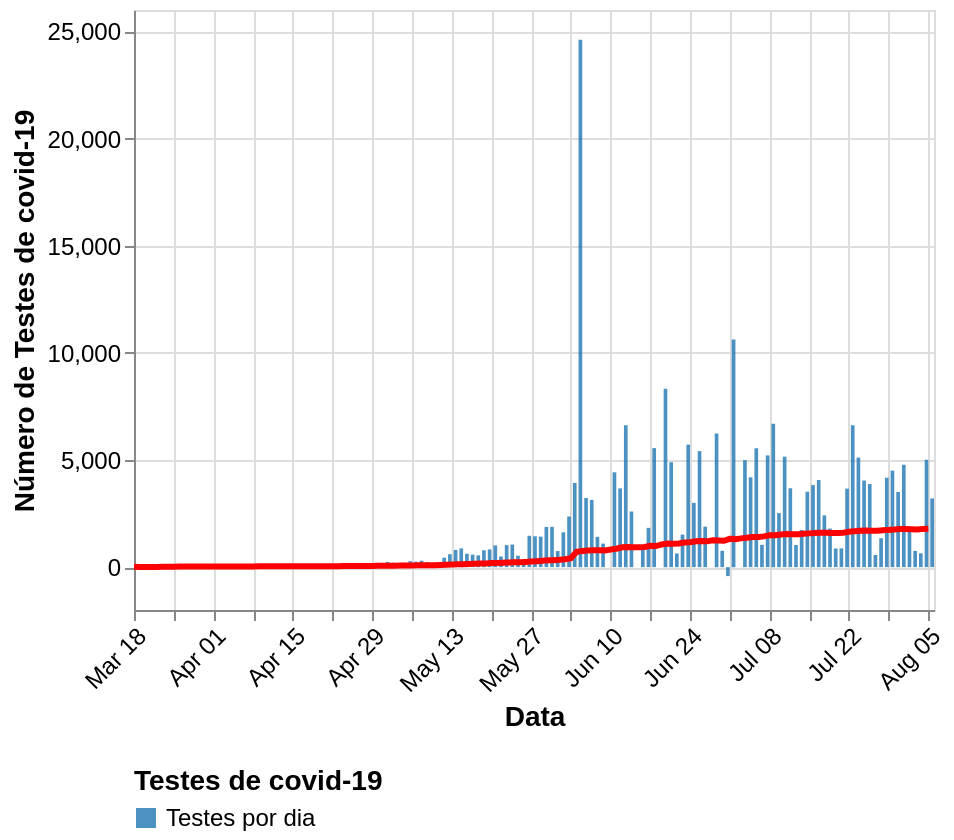

Express this chart as Vega-Lite.
### Vega-Lite specification from a JSON file in a GitHub repository (floating-point values rounded to 4 significant figures; data arrays with more than 128 entries replaced by an {"elided": "..."} marker saying what was removed)
{"$schema": "https://vega.github.io/schema/vega-lite/v5.json", "width": "container", "config": {"background": "transparent", "view": {"continuousWidth": 400, "continuousHeight": 300}}, "data": {"values": {"elided": "141 records"}, "format": {"parse": {"data": "date"}}}, "layer": [{"mark": {"type": "bar", "opacity": 0.8, "point": {"filled": false, "fill": "white"}, "strokeWidth": 2.5}, "encoding": {"color": {"type": "nominal", "field": "key", "legend": {"columns": 1, "labelFontSize": 12, "orient": "bottom", "title": "Testes de covid-19", "titleFontSize": 14}, "scale": {"domain": ["Testes por dia"], "range": ["#1f77b4"]}}, "tooltip": [{"type": "temporal", "field": "data", "title": "Data"}, {"type": "quantitative", "field": "testesPorDia", "title": "Testes por dia"}, {"type": "quantitative", "field": "testesAcumulados", "title": "Testes acumulados"}, {"type": "quantitative", "field": "taxa_letalidade", "format": ".2%", "title": "Taxa de letalidade"}], "x": {"type": "temporal", "axis": {"labelAngle": 315, "labelFontSize": 12, "title": "Data", "titleFontSize": 14}, "field": "data", "timeUnit": "monthdate"}, "y": {"type": "quantitative", "axis": {"labelFontSize": 12, "title": "Número de Testes de covid-19", "titleFontSize": 14}, "field": "value"}}}, {"mark": "line", "encoding": {"y": {"field": "media_movel", "type": "quantitative"}, "x": {"type": "temporal", "field": "data", "timeUnit": "monthdate"}, "color": {"value": "red"}, "size": {"value": 3}, "tooltip": [{"field": "media_movel", "type": "quantitative", "format": ".2f", "title": "Média móvel de testes de covid-19"}]}}], "transform": [{"fold": ["testesPorDia"]}, {"calculate": "if((datum.key === 'testesPorDia'),'Testes por dia',datum.key)", "as": "key"}, {"calculate": "if((datum.key === 'confirmadosAcumulados'),'Confirmados acumulados',datum.key)", "as": "key"}, {"calculate": "if((datum.key === 'mortesAcumuladas'),'Mortes acumuladas',datum.key)", "as": "key"}, {"calculate": "datum.mortesAcumuladas / datum.confirmadosAcumulados", "as": "taxa_letalidade"}, {"window": [{"field": "testesPorDia", "op": "mean", "as": "media_movel"}]}]}
